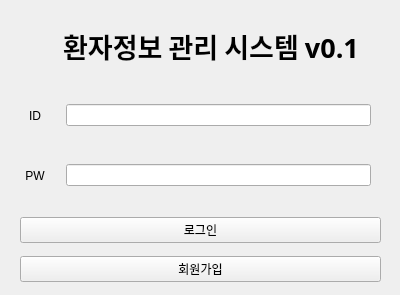
<?xml version="1.0" encoding="UTF-8"?>
<ui version="4.0">
 <class>Form</class>
 <widget class="QWidget" name="Form">
  <property name="geometry">
   <rect>
    <x>0</x>
    <y>0</y>
    <width>400</width>
    <height>295</height>
   </rect>
  </property>
  <property name="windowTitle">
   <string>Form</string>
  </property>
  <widget class="QWidget" name="horizontalLayoutWidget">
   <property name="geometry">
    <rect>
     <x>10</x>
     <y>90</y>
     <width>361</width>
     <height>51</height>
    </rect>
   </property>
   <layout class="QHBoxLayout" name="horizontalLayout">
    <item>
     <widget class="QLabel" name="label">
      <property name="sizePolicy">
       <sizepolicy hsizetype="Fixed" vsizetype="Preferred">
        <horstretch>0</horstretch>
        <verstretch>0</verstretch>
       </sizepolicy>
      </property>
      <property name="minimumSize">
       <size>
        <width>50</width>
        <height>0</height>
       </size>
      </property>
      <property name="text">
       <string>ID</string>
      </property>
      <property name="alignment">
       <set>Qt::AlignCenter</set>
      </property>
     </widget>
    </item>
    <item>
     <widget class="QLineEdit" name="lineId"/>
    </item>
   </layout>
  </widget>
  <widget class="QWidget" name="horizontalLayoutWidget_2">
   <property name="geometry">
    <rect>
     <x>10</x>
     <y>150</y>
     <width>361</width>
     <height>51</height>
    </rect>
   </property>
   <layout class="QHBoxLayout" name="horizontalLayout_2">
    <item>
     <widget class="QLabel" name="label_2">
      <property name="sizePolicy">
       <sizepolicy hsizetype="Fixed" vsizetype="Preferred">
        <horstretch>0</horstretch>
        <verstretch>0</verstretch>
       </sizepolicy>
      </property>
      <property name="minimumSize">
       <size>
        <width>50</width>
        <height>0</height>
       </size>
      </property>
      <property name="text">
       <string>PW</string>
      </property>
      <property name="alignment">
       <set>Qt::AlignCenter</set>
      </property>
     </widget>
    </item>
    <item>
     <widget class="QLineEdit" name="linePw">
      <property name="echoMode">
       <enum>QLineEdit::Password</enum>
      </property>
     </widget>
    </item>
   </layout>
  </widget>
  <widget class="QWidget" name="verticalLayoutWidget">
   <property name="geometry">
    <rect>
     <x>20</x>
     <y>210</y>
     <width>361</width>
     <height>80</height>
    </rect>
   </property>
   <layout class="QVBoxLayout" name="verticalLayout">
    <item>
     <widget class="QPushButton" name="btnLogIn">
      <property name="text">
       <string>로그인</string>
      </property>
      <property name="shortcut">
       <string>Return</string>
      </property>
     </widget>
    </item>
    <item>
     <widget class="QPushButton" name="btnRegister">
      <property name="text">
       <string>회원가입</string>
      </property>
     </widget>
    </item>
   </layout>
  </widget>
  <widget class="QWidget" name="verticalLayoutWidget_2">
   <property name="geometry">
    <rect>
     <x>10</x>
     <y>10</y>
     <width>402</width>
     <height>71</height>
    </rect>
   </property>
   <layout class="QVBoxLayout" name="verticalLayout_2">
    <item>
     <widget class="QLabel" name="label_3">
      <property name="font">
       <font>
        <family>나눔고딕코딩</family>
        <pointsize>20</pointsize>
        <weight>75</weight>
        <bold>true</bold>
       </font>
      </property>
      <property name="text">
       <string>환자정보 관리 시스템 v0.1</string>
      </property>
      <property name="alignment">
       <set>Qt::AlignCenter</set>
      </property>
     </widget>
    </item>
   </layout>
  </widget>
 </widget>
 <resources/>
 <connections/>
</ui>
